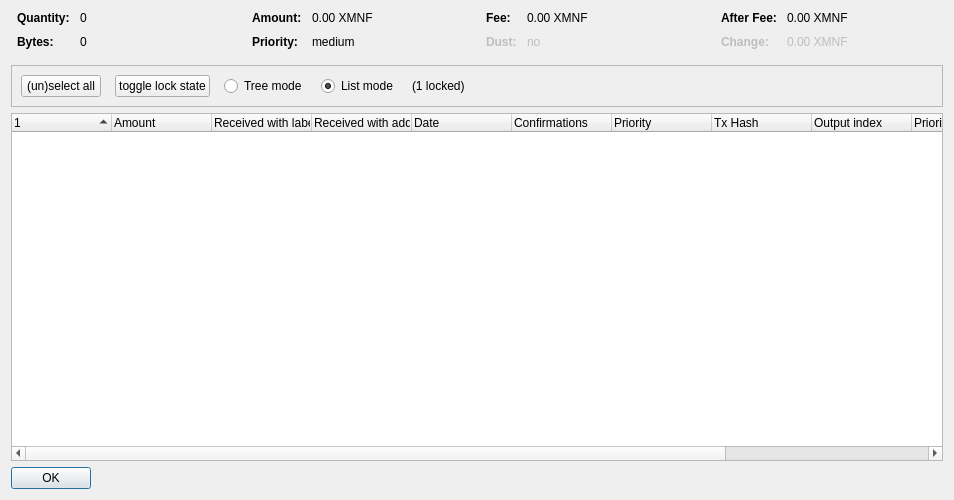
<?xml version="1.0" encoding="UTF-8"?>
<ui version="4.0">
 <class>CoinControlDialog</class>
 <widget class="QDialog" name="CoinControlDialog">
  <property name="geometry">
   <rect>
    <x>0</x>
    <y>0</y>
    <width>954</width>
    <height>500</height>
   </rect>
  </property>
  <property name="windowTitle">
   <string>Coin Selection</string>
  </property>
  <layout class="QVBoxLayout" name="verticalLayout">
   <item>
    <layout class="QHBoxLayout" name="horizontalLayoutTop" stretch="0,0,0,0">
     <property name="topMargin">
      <number>0</number>
     </property>
     <property name="bottomMargin">
      <number>10</number>
     </property>
     <item>
      <layout class="QFormLayout" name="formLayoutCoinControl1">
       <property name="horizontalSpacing">
        <number>10</number>
       </property>
       <property name="verticalSpacing">
        <number>10</number>
       </property>
       <property name="leftMargin">
        <number>6</number>
       </property>
       <property name="rightMargin">
        <number>6</number>
       </property>
       <item row="0" column="0">
        <widget class="QLabel" name="labelCoinControlQuantityText">
         <property name="font">
          <font>
           <weight>75</weight>
           <bold>true</bold>
          </font>
         </property>
         <property name="text">
          <string>Quantity:</string>
         </property>
        </widget>
       </item>
       <item row="0" column="1">
        <widget class="QLabel" name="labelCoinControlQuantity">
         <property name="cursor">
          <cursorShape>IBeamCursor</cursorShape>
         </property>
         <property name="contextMenuPolicy">
          <enum>Qt::ActionsContextMenu</enum>
         </property>
         <property name="text">
          <string notr="true">0</string>
         </property>
         <property name="textInteractionFlags">
          <set>Qt::LinksAccessibleByMouse|Qt::TextSelectableByKeyboard|Qt::TextSelectableByMouse</set>
         </property>
        </widget>
       </item>
       <item row="1" column="0">
        <widget class="QLabel" name="labelCoinControlBytesText">
         <property name="font">
          <font>
           <weight>75</weight>
           <bold>true</bold>
          </font>
         </property>
         <property name="text">
          <string>Bytes:</string>
         </property>
        </widget>
       </item>
       <item row="1" column="1">
        <widget class="QLabel" name="labelCoinControlBytes">
         <property name="cursor">
          <cursorShape>IBeamCursor</cursorShape>
         </property>
         <property name="contextMenuPolicy">
          <enum>Qt::ActionsContextMenu</enum>
         </property>
         <property name="text">
          <string notr="true">0</string>
         </property>
         <property name="textInteractionFlags">
          <set>Qt::LinksAccessibleByMouse|Qt::TextSelectableByKeyboard|Qt::TextSelectableByMouse</set>
         </property>
        </widget>
       </item>
      </layout>
     </item>
     <item>
      <layout class="QFormLayout" name="formLayoutCoinControl2">
       <property name="horizontalSpacing">
        <number>10</number>
       </property>
       <property name="verticalSpacing">
        <number>10</number>
       </property>
       <property name="leftMargin">
        <number>6</number>
       </property>
       <property name="rightMargin">
        <number>6</number>
       </property>
       <item row="0" column="0">
        <widget class="QLabel" name="labelCoinControlAmountText">
         <property name="font">
          <font>
           <weight>75</weight>
           <bold>true</bold>
          </font>
         </property>
         <property name="text">
          <string>Amount:</string>
         </property>
        </widget>
       </item>
       <item row="0" column="1">
        <widget class="QLabel" name="labelCoinControlAmount">
         <property name="cursor">
          <cursorShape>IBeamCursor</cursorShape>
         </property>
         <property name="contextMenuPolicy">
          <enum>Qt::ActionsContextMenu</enum>
         </property>
         <property name="text">
          <string notr="true">0.00 XMNF</string>
         </property>
         <property name="textInteractionFlags">
          <set>Qt::LinksAccessibleByMouse|Qt::TextSelectableByKeyboard|Qt::TextSelectableByMouse</set>
         </property>
        </widget>
       </item>
       <item row="1" column="0">
        <widget class="QLabel" name="labelCoinControlPriorityText">
         <property name="font">
          <font>
           <weight>75</weight>
           <bold>true</bold>
          </font>
         </property>
         <property name="text">
          <string>Priority:</string>
         </property>
        </widget>
       </item>
       <item row="1" column="1">
        <widget class="QLabel" name="labelCoinControlPriority">
         <property name="cursor">
          <cursorShape>IBeamCursor</cursorShape>
         </property>
         <property name="contextMenuPolicy">
          <enum>Qt::ActionsContextMenu</enum>
         </property>
         <property name="text">
          <string>medium</string>
         </property>
         <property name="textInteractionFlags">
          <set>Qt::LinksAccessibleByMouse|Qt::TextSelectableByKeyboard|Qt::TextSelectableByMouse</set>
         </property>
        </widget>
       </item>
      </layout>
     </item>
     <item>
      <layout class="QFormLayout" name="formLayoutCoinControl3">
       <property name="horizontalSpacing">
        <number>10</number>
       </property>
       <property name="verticalSpacing">
        <number>10</number>
       </property>
       <property name="leftMargin">
        <number>6</number>
       </property>
       <property name="rightMargin">
        <number>6</number>
       </property>
       <item row="0" column="0">
        <widget class="QLabel" name="labelCoinControlFeeText">
         <property name="font">
          <font>
           <weight>75</weight>
           <bold>true</bold>
          </font>
         </property>
         <property name="text">
          <string>Fee:</string>
         </property>
        </widget>
       </item>
       <item row="0" column="1">
        <widget class="QLabel" name="labelCoinControlFee">
         <property name="cursor">
          <cursorShape>IBeamCursor</cursorShape>
         </property>
         <property name="contextMenuPolicy">
          <enum>Qt::ActionsContextMenu</enum>
         </property>
         <property name="text">
          <string notr="true">0.00 XMNF</string>
         </property>
         <property name="textInteractionFlags">
          <set>Qt::LinksAccessibleByMouse|Qt::TextSelectableByKeyboard|Qt::TextSelectableByMouse</set>
         </property>
        </widget>
       </item>
       <item row="1" column="0">
        <widget class="QLabel" name="labelCoinControlLowOutputText">
         <property name="enabled">
          <bool>false</bool>
         </property>
         <property name="font">
          <font>
           <weight>75</weight>
           <bold>true</bold>
          </font>
         </property>
         <property name="text">
          <string>Dust:</string>
         </property>
        </widget>
       </item>
       <item row="1" column="1">
        <widget class="QLabel" name="labelCoinControlLowOutput">
         <property name="enabled">
          <bool>false</bool>
         </property>
         <property name="cursor">
          <cursorShape>IBeamCursor</cursorShape>
         </property>
         <property name="contextMenuPolicy">
          <enum>Qt::ActionsContextMenu</enum>
         </property>
         <property name="text">
          <string>no</string>
         </property>
         <property name="textInteractionFlags">
          <set>Qt::LinksAccessibleByMouse|Qt::TextSelectableByKeyboard|Qt::TextSelectableByMouse</set>
         </property>
        </widget>
       </item>
      </layout>
     </item>
     <item>
      <layout class="QFormLayout" name="formLayoutCoinControl4">
       <property name="horizontalSpacing">
        <number>10</number>
       </property>
       <property name="verticalSpacing">
        <number>10</number>
       </property>
       <property name="leftMargin">
        <number>6</number>
       </property>
       <property name="rightMargin">
        <number>6</number>
       </property>
       <item row="0" column="0">
        <widget class="QLabel" name="labelCoinControlAfterFeeText">
         <property name="font">
          <font>
           <weight>75</weight>
           <bold>true</bold>
          </font>
         </property>
         <property name="text">
          <string>After Fee:</string>
         </property>
        </widget>
       </item>
       <item row="0" column="1">
        <widget class="QLabel" name="labelCoinControlAfterFee">
         <property name="cursor">
          <cursorShape>IBeamCursor</cursorShape>
         </property>
         <property name="contextMenuPolicy">
          <enum>Qt::ActionsContextMenu</enum>
         </property>
         <property name="text">
          <string notr="true">0.00 XMNF</string>
         </property>
         <property name="textInteractionFlags">
          <set>Qt::LinksAccessibleByMouse|Qt::TextSelectableByKeyboard|Qt::TextSelectableByMouse</set>
         </property>
        </widget>
       </item>
       <item row="1" column="0">
        <widget class="QLabel" name="labelCoinControlChangeText">
         <property name="enabled">
          <bool>false</bool>
         </property>
         <property name="font">
          <font>
           <weight>75</weight>
           <bold>true</bold>
          </font>
         </property>
         <property name="text">
          <string>Change:</string>
         </property>
        </widget>
       </item>
       <item row="1" column="1">
        <widget class="QLabel" name="labelCoinControlChange">
         <property name="enabled">
          <bool>false</bool>
         </property>
         <property name="cursor">
          <cursorShape>IBeamCursor</cursorShape>
         </property>
         <property name="contextMenuPolicy">
          <enum>Qt::ActionsContextMenu</enum>
         </property>
         <property name="text">
          <string notr="true">0.00 XMNF</string>
         </property>
         <property name="textInteractionFlags">
          <set>Qt::LinksAccessibleByMouse|Qt::TextSelectableByKeyboard|Qt::TextSelectableByMouse</set>
         </property>
        </widget>
       </item>
      </layout>
     </item>
    </layout>
   </item>
   <item>
    <widget class="QFrame" name="frame">
     <property name="minimumSize">
      <size>
       <width>0</width>
       <height>40</height>
      </size>
     </property>
     <property name="frameShape">
      <enum>QFrame::StyledPanel</enum>
     </property>
     <property name="frameShadow">
      <enum>QFrame::Sunken</enum>
     </property>
     <layout class="QHBoxLayout" name="horizontalLayout">
      <item>
       <layout class="QHBoxLayout" name="horizontalLayoutPanel" stretch="0,0,0,0,0,0">
        <property name="spacing">
         <number>14</number>
        </property>
        <item>
         <widget class="QPushButton" name="pushButtonSelectAll">
          <property name="sizePolicy">
           <sizepolicy hsizetype="Maximum" vsizetype="Fixed">
            <horstretch>0</horstretch>
            <verstretch>0</verstretch>
           </sizepolicy>
          </property>
          <property name="text">
           <string>(un)select all</string>
          </property>
          <property name="autoDefault">
           <bool>false</bool>
          </property>
         </widget>
        </item>
        <item>
         <widget class="QPushButton" name="pushButtonToggleLock">
          <property name="sizePolicy">
           <sizepolicy hsizetype="Maximum" vsizetype="Fixed">
            <horstretch>0</horstretch>
            <verstretch>0</verstretch>
           </sizepolicy>
          </property>
          <property name="text">
           <string>toggle lock state</string>
          </property>
          <property name="autoDefault">
           <bool>false</bool>
          </property>
         </widget>
        </item>
        <item>
         <widget class="QRadioButton" name="radioTreeMode">
          <property name="sizePolicy">
           <sizepolicy hsizetype="Maximum" vsizetype="Fixed">
            <horstretch>0</horstretch>
            <verstretch>0</verstretch>
           </sizepolicy>
          </property>
          <property name="text">
           <string>Tree mode</string>
          </property>
         </widget>
        </item>
        <item>
         <widget class="QRadioButton" name="radioListMode">
          <property name="sizePolicy">
           <sizepolicy hsizetype="Maximum" vsizetype="Fixed">
            <horstretch>0</horstretch>
            <verstretch>0</verstretch>
           </sizepolicy>
          </property>
          <property name="text">
           <string>List mode</string>
          </property>
          <property name="checked">
           <bool>true</bool>
          </property>
         </widget>
        </item>
        <item>
         <widget class="QLabel" name="labelLocked">
          <property name="text">
           <string>(1 locked)</string>
          </property>
         </widget>
        </item>
        <item>
         <spacer name="horizontalSpacer">
          <property name="orientation">
           <enum>Qt::Horizontal</enum>
          </property>
          <property name="sizeHint" stdset="0">
           <size>
            <width>40</width>
            <height>20</height>
           </size>
          </property>
         </spacer>
        </item>
       </layout>
      </item>
     </layout>
    </widget>
   </item>
   <item>
    <widget class="CoinControlTreeWidget" name="treeWidget">
     <property name="contextMenuPolicy">
      <enum>Qt::CustomContextMenu</enum>
     </property>
     <property name="sortingEnabled">
      <bool>false</bool>
     </property>
     <property name="columnCount">
      <number>12</number>
     </property>
     <attribute name="headerShowSortIndicator" stdset="0">
      <bool>true</bool>
     </attribute>
     <attribute name="headerStretchLastSection">
      <bool>false</bool>
     </attribute>
     <column>
      <property name="text">
       <string/>
      </property>
     </column>
     <column>
      <property name="text">
       <string>Amount</string>
      </property>
     </column>
     <column>
      <property name="text">
       <string>Received with label</string>
      </property>
     </column>
     <column>
      <property name="text">
       <string>Received with address</string>
      </property>
     </column>
     <column>
      <property name="text">
       <string>Date</string>
      </property>
     </column>
     <column>
      <property name="text">
       <string>Confirmations</string>
      </property>
      <property name="toolTip">
       <string>Confirmed</string>
      </property>
     </column>
     <column>
      <property name="text">
       <string>Priority</string>
      </property>
     </column>
     <column>
      <property name="text">
       <string>Tx Hash</string>
      </property>
     </column>
     <column>
      <property name="text">
       <string>Output index</string>
      </property>
     </column>
     <column>
      <property name="text">
       <string>Priority</string>
      </property>
     </column>
     <column>
      <property name="text">
       <string>Motionsend Rounds</string>
      </property>
     </column>
     <column>
      <property name="text">
       <string>Date</string>
      </property>
     </column>
    </widget>
   </item>
   <item>
    <widget class="QDialogButtonBox" name="buttonBox">
     <property name="sizePolicy">
      <sizepolicy hsizetype="Maximum" vsizetype="Fixed">
       <horstretch>0</horstretch>
       <verstretch>0</verstretch>
      </sizepolicy>
     </property>
     <property name="orientation">
      <enum>Qt::Horizontal</enum>
     </property>
     <property name="standardButtons">
      <set>QDialogButtonBox::Ok</set>
     </property>
    </widget>
   </item>
  </layout>
 </widget>
 <customwidgets>
  <customwidget>
   <class>CoinControlTreeWidget</class>
   <extends>QTreeWidget</extends>
   <header>coincontroltreewidget.h</header>
  </customwidget>
 </customwidgets>
 <resources/>
 <connections/>
</ui>
